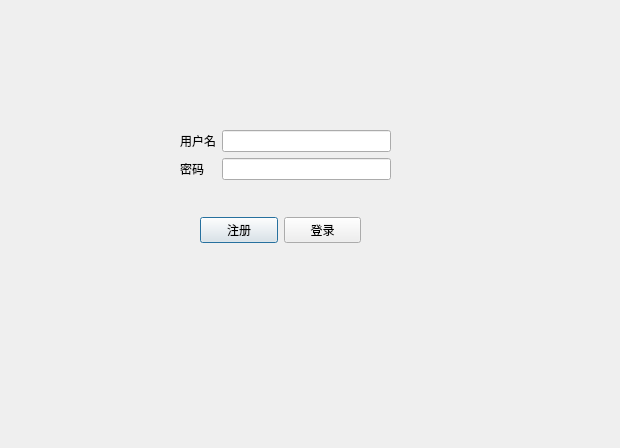
<?xml version="1.0" encoding="UTF-8"?>
<ui version="4.0">
 <class>LoadDialog</class>
 <widget class="QDialog" name="LoadDialog">
  <property name="geometry">
   <rect>
    <x>0</x>
    <y>0</y>
    <width>620</width>
    <height>448</height>
   </rect>
  </property>
  <property name="windowTitle">
   <string>Dialog</string>
  </property>
  <widget class="QWidget" name="horizontalLayoutWidget">
   <property name="geometry">
    <rect>
     <x>200</x>
     <y>200</y>
     <width>161</width>
     <height>61</height>
    </rect>
   </property>
   <layout class="QHBoxLayout" name="horizontalLayout">
    <item>
     <widget class="QPushButton" name="pushButton_2">
      <property name="text">
       <string>注册</string>
      </property>
     </widget>
    </item>
    <item>
     <widget class="QPushButton" name="pushButton">
      <property name="text">
       <string>登录</string>
      </property>
     </widget>
    </item>
   </layout>
  </widget>
  <widget class="QWidget" name="formLayoutWidget">
   <property name="geometry">
    <rect>
     <x>180</x>
     <y>130</y>
     <width>211</width>
     <height>61</height>
    </rect>
   </property>
   <layout class="QFormLayout" name="formLayout">
    <item row="0" column="0">
     <widget class="QLabel" name="Label">
      <property name="text">
       <string>用户名</string>
      </property>
     </widget>
    </item>
    <item row="0" column="1">
     <widget class="QLineEdit" name="LineEdit"/>
    </item>
    <item row="1" column="0">
     <widget class="QLabel" name="Label_2">
      <property name="text">
       <string>密码</string>
      </property>
     </widget>
    </item>
    <item row="1" column="1">
     <widget class="QLineEdit" name="LineEdit_2"/>
    </item>
   </layout>
  </widget>
 </widget>
 <resources/>
 <connections/>
</ui>
